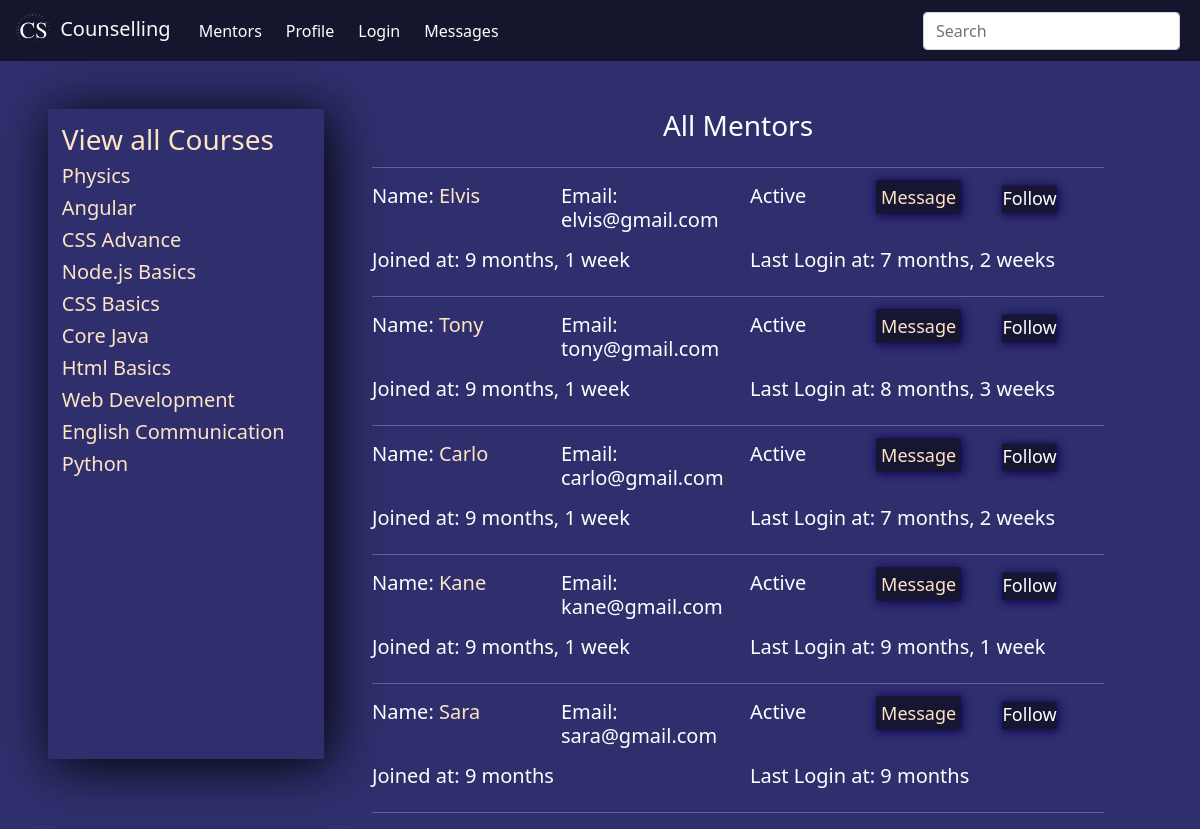
/mentors/, run on the app's committed database.
### base/models.py (models this page shows, shortened)
class course(models.Model):
    user = models.ForeignKey(User, on_delete=models.SET_NULL, null=True)
    course_name = models.CharField(max_length=100)
    course_description = models.TextField(null=True)
    course_isactive = models.BooleanField(default=True)
    course_created = models.DateTimeField(default=now)
    course_updated = models.DateTimeField(auto_now=True)
    class Meta:
        ordering = ["-course_updated", "-course_created"]

### base/views.py (the view)
# urls.py: path("mentors/", views.mentors, name="mentors"),
def mentors(request):
    courses = course.objects.all()
    mentors = User.objects.filter(is_staff=True, is_superuser=False)
    user = request.user
    if user.is_superuser:
        students = User.objects.filter(is_superuser=False, is_staff=False)
    else:
        followers = follower.objects.filter(mentor=user)
        students = []
        for i in followers:
            stu = User.objects.get(username=i.student)
            students.append(stu)
    try:
        followers = follower.objects.filter(student=request.user)
        ment = []
        for i in followers:
            ment.append(i.mentor)
        context = {
            "courses": courses,
            "mentors": mentors,
            "students": students,
            "followers": followers,
            "ment": ment,
        }
    except:
        context = {
            "courses": courses,
            "mentors": mentors,
            "students": students,
        }
    return render(request, "mentors.html", context)

### templates/mentors.html (shortened to what this page needs)
{% extends 'main.html' %}
{% block content %}
<div class="container-dash mt-5 mx-5">
    {% include 'managepage.html' %}
    <div class="dashboard mx-5">
        <h3 class="text-center mb-4">All Mentors</h3>
        <hr>
        {% for user in mentors %}
        {% if request.user.is_superuser %}
        <div class="row mb-2">
            <div class="col">
                <h5>Name:
                    <a href="{% url 'view-profile' user.id %}">
                        {{user.first_name}}
                    </a>
                </h5>
            </div>
            <div class="col">
                <h5>Email: {{user.email}}</h5>
            </div>
            <div class="col-2">
                {% if user.is_active == True %}
                <h5>Active</h5>
                {% else %}
                <h5>Inactive</h5>
                {% endif %}
            </div>
            {% if request.user == user or request.user.is_superuser %}
            <div class="col-2">
                <div class="login-inp">
                    <a href="{% url 'edit-user' user.id %}" id="edit-btn">Edit</a>
                </div>
            </div>
            {% else %}
            <div class="col-2">
                {% if followers != None %}
                <form action="{% url 'follow-user' %}" method="POST">
                    {% csrf_token %}
                    <div class="login-inp">
                        <input type="hidden" name="mentor" value="{{user}}" readonly>
                        <input type="hidden" name="value" value="unfollow" readonly>
                        <input type="submit" value="Unfollow">
                    </div>
                    </form>
                {% else %}
                <form action="{% url 'follow-user' %}" method="POST">
                {% csrf_token %}
                <div class="login-inp">
                    <input type="hidden" name="mentor" value="{{user}}" readonly>
                    <input type="hidden" name="value" value="follow" readonly>
                    <input type="submit" value="Follow">
                </div>
                </form>
                {% endif %}
            </div>
            {% endif %}
        </div>
        <div class="row mb-2">
            <div class="col">
                <h5>Joined at: {{user.date_joined|timesince}}</h5>
            </div>
            <div class="col">
                <h5>Last Login at: {{user.last_login|timesince}}</h5>
            </div>
        </div>
        <hr>
        {% elif user.is_active == False %}
        {% else %}
        <div class="row mb-2">
            <div class="col">
                <h5>Name:
                    <a href="{% url 'view-profile' user.id %}">
                        {{user.first_name}}
                    </a>
                </h5>
            </div>
            <div class="col">
                <h5>Email: {{user.email}}</h5>
            </div>
            <div class="col-2">
                {% if user.is_active == True %}
                <h5>Active</h5>
                {% else %}
                <h5>Inactive</h5>
                {% endif %}
            </div>
            <div class="col-2">
                <div class="login-inp">
                    <a href="{% url 'view-message' user.id %}" id="edit-btn">Message</a>
                </div>
            </div>
            {% if request.user == user or request.user.is_superuser %}
            <div class="col-2">
                <div class="login-inp">
                    <a href="{% url 'edit-user' user.id %}" id="edit-btn">Edit</a>
                </div>
            </div>
            {% else %}
            <div class="col-2">
                {% if user.username in ment %}
                <form action="{% url 'follow-user' %}" method="POST">
                    {% csrf_token %}
                    <div class="login-inp">
                        <input type="hidden" name="mentor" value="{{user}}" readonly>
                        <input type="hidden" name="value" value="unfollow" readonly>
                        <input type="submit" value="Unfollow">
                    </div>
                    </form>
                {% else %}
                <form action="{% url 'follow-user' %}" method="POST">
                <div class="login-inp">
                    <input type="submit" value="Follow">
                </div>
                </form>
                {% endif %}
            </div>
            {% endif %}
        </div>
        <div class="row mb-2">
            <div class="col">
                <h5>Joined at: {{user.date_joined|timesince}}</h5>
            </div>
            <div class="col">
                <h5>Last Login at: {{user.last_login|timesince}}</h5>
            </div>
        </div>
        <hr>
        {% endif %}
        {% endfor %}
    </div>
  </div>
{% endblock content %}

### templates/managepage.html (shortened to what this page needs)
{% if request.user.is_superuser or request.user.is_staff %}
    <div class="manage">
        <a href="{% url 'course' %}">
        {% if request.user.is_superuser %}
            <h3>Manage Courses ({{courses.count}})</h3>
        {% else %}
            <h3>All Courses</h3>
        {% endif %}
        </a>
        {% if request.user.is_superuser %}
            {% for course in courses|slice:":4" %}
            {% if request.user == course.user or request.user.is_superuser %}
            {% if course.course_isactive == True %}
            <a href="{% url 'view-course' course.id %}">
            <h5>{{course.course_name}}</h5>
            </a>
            {% endif %}
            {% endif %}
            {% endfor %}
        {% else %}
            {% for course in courses %}
            {% if request.user == course.user or request.user.is_superuser %}
            {% if course.course_isactive == True %}
            <a href="{% url 'view-course' course.id %}">
            <h5>{{course.course_name}}</h5>
            </a>
            {% endif %}
            {% endif %}
            {% endfor %}
        {% endif %}
        {% if not request.user.is_superuser %}
        {% else %}
        <hr>
        <a href="{% url 'mentors' %}">
        <h3>Manage Mentors ({{mentors.count}})</h3>
        </a>
        {% for mentor in mentors|slice:":4" %}
        <a href="{% url 'view-profile' mentor.id %}">
        <h5>{{mentor.username}}</h5>
        </a>
        {% endfor %}
        {% endif %}
        <hr>
        <a href="{% url 'students' %}">
        {% if request.user.is_superuser %}
        <h3>Manage Students ({{students.count}})</h3>
        {% else %}
        <h3>Manage Students</h3>
        {% endif %}
        </a>
        {% for student in students|slice:":4" %}
        <a href="{% url 'view-profile' student.id %}">
        <h5>{{student.username}}</h5>
        </a>
        {% endfor %}
    </div>
    {% else %}
    <div class="manage">
        <a href="{% url 'course' %}">
            <h3>View all Courses</h3>
        </a>
        {% for course in courses|slice:":15" %}
        {% if course.course_isactive == True %}
        <a href="{% url 'view-course' course.id %}">
        <h5>{{course.course_name}}</h5>
        </a>
        {% endif %}
        {% endfor %}
    </div>
{% endif %}

### static/main.css (style rules this page uses)
body { color: white; background-color: rgb(47, 47, 110); }
.login-inp input { margin-top: 2%; font-size: large; box-shadow: 1px 1px 10px 1px rgb(17, 4, 90); transform: translateY(-2%); border: none; margin-right: 1%; border-radius: 4%; padding: 0.5%; background-color: rgb(22, 22, 51); color: white; }
.container-dash { display: grid; grid-template-columns: 1fr 3fr; }

### templates/mentors.html (style rules this page uses)
.login-inp a { text-decoration: none; margin-top: 2%; font-size: large; box-shadow: 1px 1px 10px 1px rgb(17, 4, 90); transform: translateY(-2%); border: none; margin-right: 1%; border-radius: 4%; padding: 5%; background-color: rgb(22, 22, 51); color: white; }
.dashboard a { text-decoration: none; color: bisque; }

### templates/managepage.html (style rules this page uses)
.manage a { text-decoration: none; color: bisque; }
.manage { max-height: 650px; padding: 5%; box-shadow: 5px 5px 50px black; margin-bottom: 2%; }

### data on the page
course: course_name "Physics"
course: course_name "Angular"
course: course_name "CSS Advance"
course: course_name "Node.js Basics"
course: course_name "CSS Basics"
course: course_name "Core Java"
course: course_name "Html Basics"
course: course_name "Web Development"
course: course_name "English Communication"
course: course_name "Python"

### other printed values
{{ user.first_name }} "Elvis"
{{ user.email }} "elvis@gmail.com"
{{ user.date_joined|timesince }} "9 months, 1 week"
{{ user.last_login|timesince }} "7 months, 2 weeks"
{{ user.first_name }} "Tony"
{{ user.email }} "tony@gmail.com"
{{ user.last_login|timesince }} "8 months, 3 weeks"
{{ user.first_name }} "Carlo"
{{ user.email }} "carlo@gmail.com"
{{ user.first_name }} "Kane"
{{ user.email }} "kane@gmail.com"
{{ user.last_login|timesince }} "9 months, 1 week"
{{ user.first_name }} "Sara"
{{ user.email }} "sara@gmail.com"
{{ user.date_joined|timesince }} "9 months"
